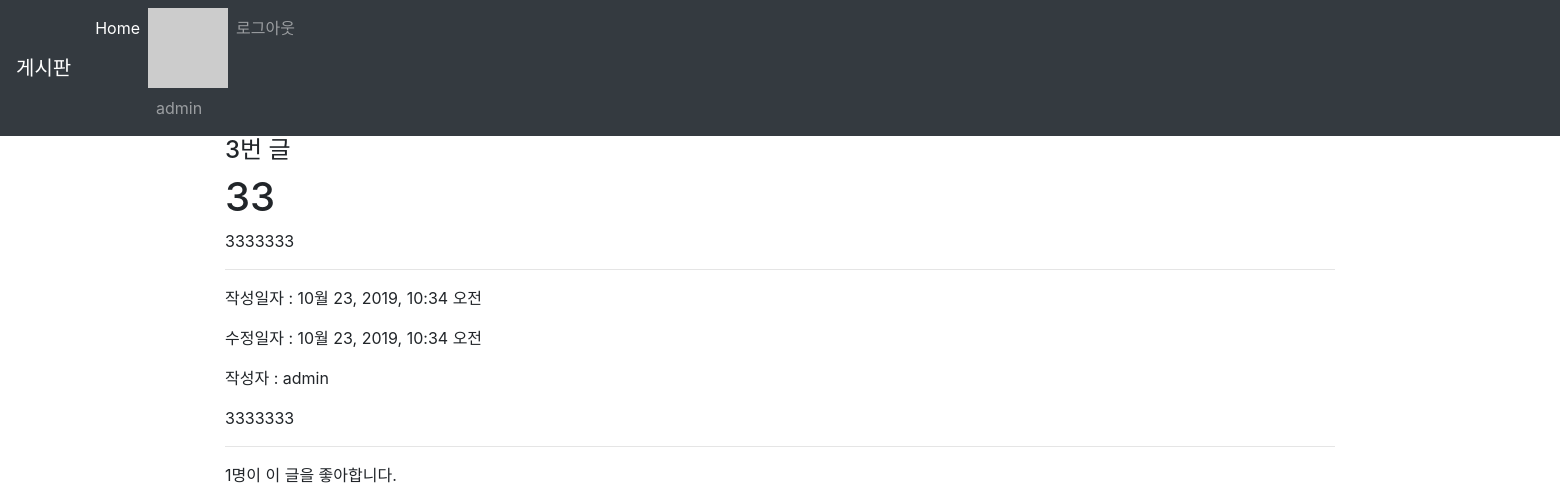
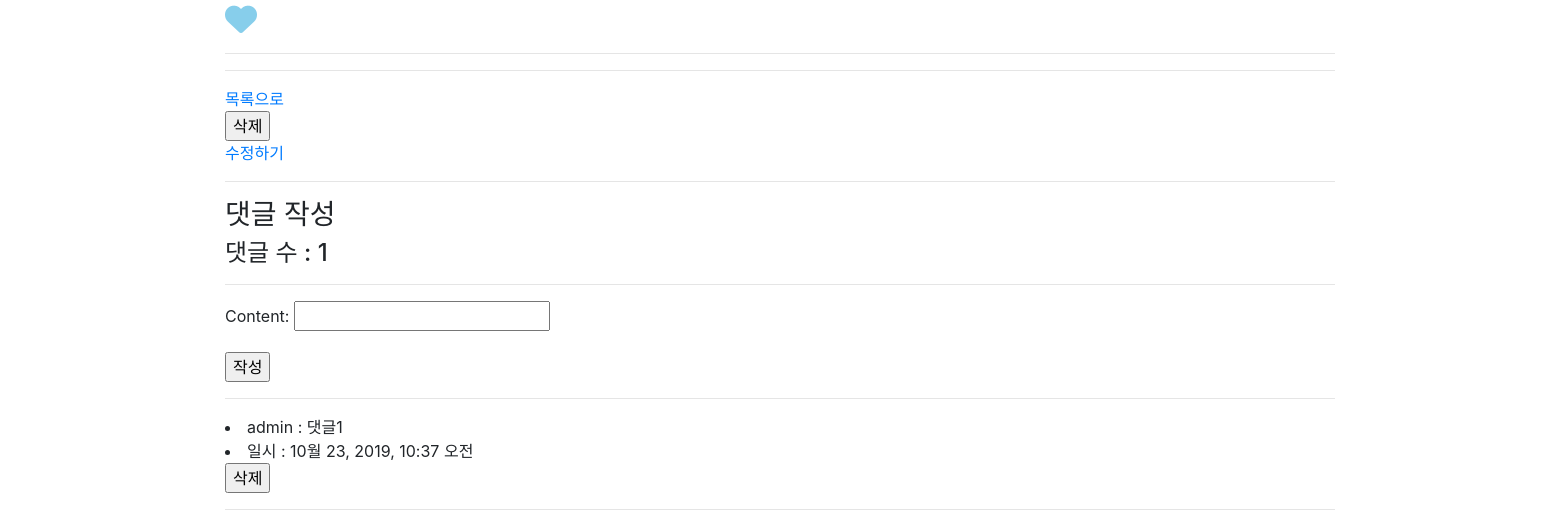
Page /articles/3/ (signed in) on the earlier database version (2 pictures, top to bottom).
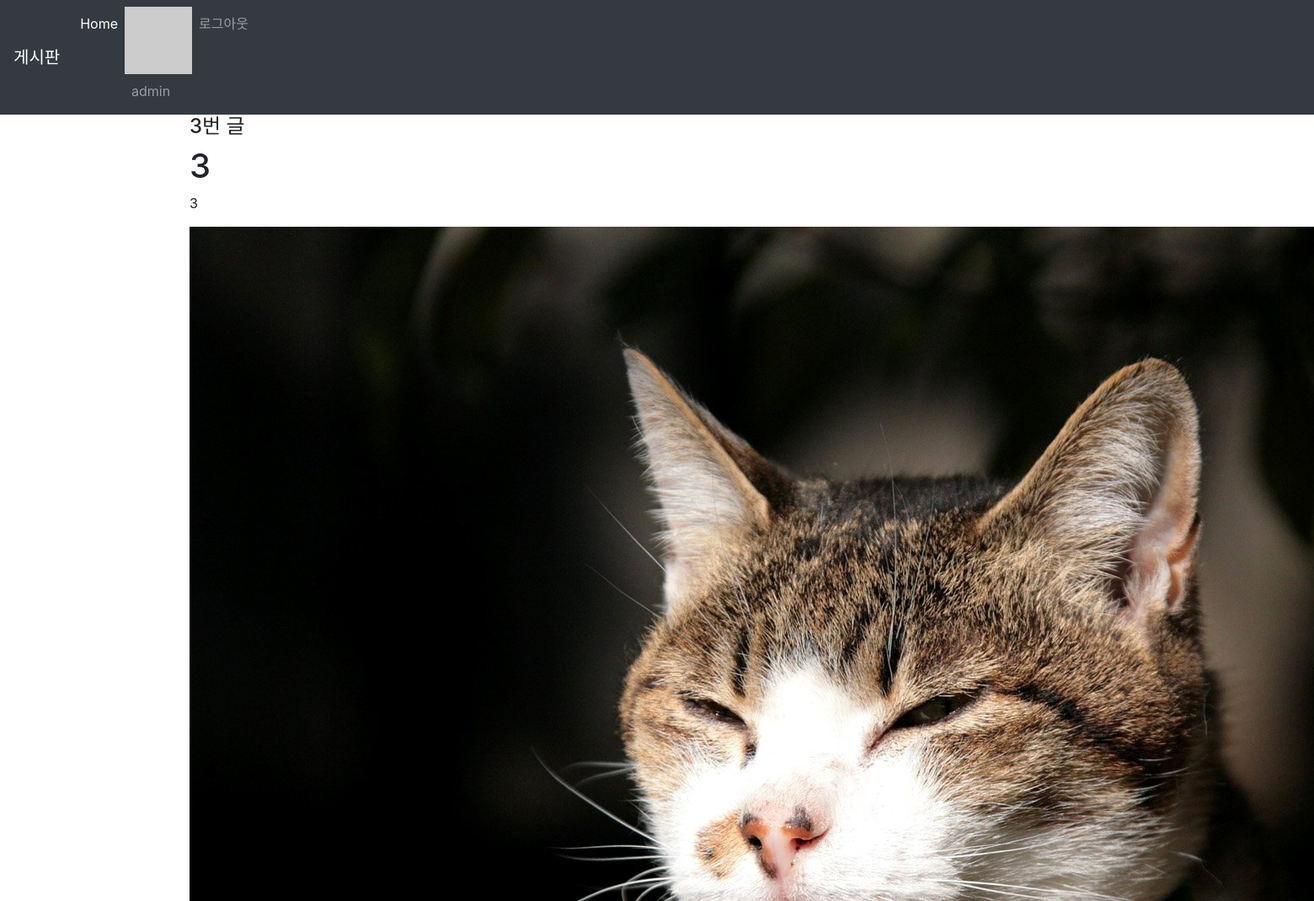
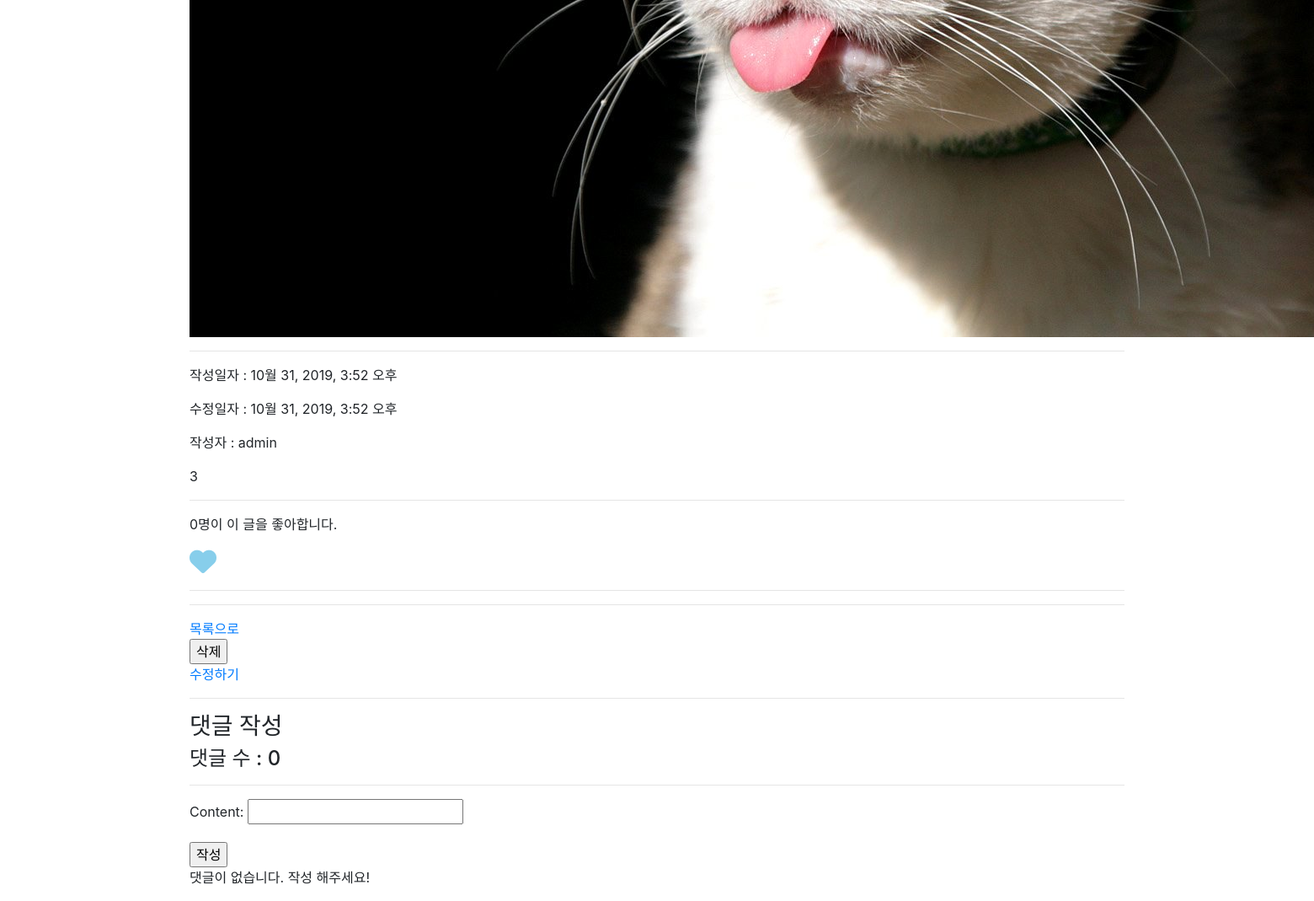
Same page on the later database version (2 pictures, top to bottom).
### articles/models.py (models this page shows, shortened)
class Article(models.Model):
   title = models.CharField(max_length=10)
   content = models.TextField()
   image = models.ImageField(blank=True)
   image_thumbnail = ProcessedImageField(
       blank=True,
       processors=[ResizeToFill(300, 300)],
       format='JPEG',
       options={'quality': 80}
   )
   created_at = models.DateTimeField(auto_now_add=True)
   updated_at = models.DateTimeField(auto_now=True)
   user = models.ForeignKey(settings.AUTH_USER_MODEL, on_delete=models.CASCADE)
   like_users = models.ManyToManyField(settings.AUTH_USER_MODEL, related_name='like_articles', blank=True)
   hashtags = models.ManyToManyField(HashTag, blank=True, related_name='articles')

class Comment(models.Model):
   content = models.CharField(max_length=140)
   created_at = models.DateTimeField(auto_now_add=True)
   article = models.ForeignKey(Article, on_delete=models.CASCADE)
   user = models.ForeignKey(settings.AUTH_USER_MODEL, on_delete=models.CASCADE)

### accounts/models.py (models this page shows)
class User(AbstractUser):
    followings = models.ManyToManyField(
                    settings.AUTH_USER_MODEL,
                    related_name='followers',
                    blank=True
                    )

### articles/views.py (the view)
# urls.py: path('<int:article_pk>/', views.detail, name='detail'),
def detail(request, article_pk):
    article = get_object_or_404(Article, pk=article_pk)
    comments = article.comment_set.all()
    comment_form = CommentForm()
    context = {
        'article': article,
        'comments': comments,
        'comment_form' : comment_form,
    }
    return render(request, 'articles/detail.html', context)

### articles/forms.py
class CommentForm(forms.ModelForm):
    class Meta:
        model = Comment
        fields = '__all__'
        exclude = ('article', 'user', )

### articles/templatetags/gravatar.py (called while the page is built)
@register.filter
def makehash(email):
    return 'https://www.gravatar.com/avatar/' + hashlib.md5(email.strip().lower().encode('utf-8')).hexdigest()

### articles/templatetags/hashtag.py (called while the page is built)
@register.filter
def make_link(article):
    content = article.content + ' '
    hashtags = article.hashtags.all()
    for hashtag in hashtags:
        content = re.sub(f'{hashtag.content}\\b',
        f'<a href="/hashtags/{hashtag.pk}/">{hashtag.content}</a> ',
        content)
    return content

### articles/templates/articles/detail.html (shortened to what this page needs)
{% extends 'articles/base.html' %}
{% load bootstrap4 %}
{% block body %}
<h4>{{ article.id }}번 글</h4>
<h1>{{ article.title }}</h1>
<p>{{ article.content }}</p>
{% if article.image %}
    <div><img src="{{ article.image.url }}" alt=""></div>
{% endif %}
<hr>
<p>작성일자 : {{ article.created_at }}</p>
<p>수정일자 : {{ article.updated_at }}</p>
<p>작성자 : {{ article.user }}</p>
{% load hashtag %}
<p>{{article|make_link|safe|linebreaksbr }}</p>
<hr>
<p><span id="like_cnt">{{ article.like_users.count }}</span>명이 이 글을 좋아합니다.</p>
    {% if user in article.like_users.all %}
    <i id = "like-button" data-id="{{ article.id }}" class="far fa-heart fa-2x" style="color:skyblue"></i>
    {% else %}
    <i id = "like-button" data-id="{{ article.id }}" class="fas fa-heart fa-2x" style="color:skyblue"></i>
    {% endif %}
<hr><hr>
<a href="{% url 'articles:index' %}">목록으로</a>
{% if article.user == request.user %}
    <form action="{% url 'articles:delete' article.pk %}" method="POST"
    onclick="return confirm('정말 삭제하시겠습니까?')">
        <input type="submit" value="삭제">
    </form>
    <a href="{% url 'articles:update' article.pk %}">수정하기</a>
{% endif %}
<hr>
<h3>댓글 작성 </h3>
<h4>댓글 수 : {{ comments.count }}</h4>
<hr>
{% if user.is_authenticated %}
    <form action="{% url 'articles:comment_create' article.pk %}" method="POST">
        {{ comment_form.as_p }}
        <input type="submit" value="작성">
    </form>
{% endif %}
{% for comment in article.comment_set.all %}
    <hr>
    <li>{{comment.user.username }} : {{ comment.content }}</li>
    <li>일시 : {{ comment.created_at }}</li>
    {% if comment.user == request.user %}
        <form action="{% url 'articles:comment_delete' article.pk comment.pk %}" method="POST"
        onclick="return confirm('정말 삭제하시겠습니까?')">
            <input type="submit" value="삭제">
        </form>
    {% endif %}
    <hr>
{% empty %}
    <p>댓글이 없습니다. 작성 해주세요!</p>
{% endfor %}
{% endblock %}

Differences in the rows shown:
removed Comment: user.username "admin", content "댓글1", created_at "10월 23, 2019, 10:37 오전"
changed Article "admin": title "33" → "3"; content "3333333" → "3"; image empty → "e.jpg" (drawn); image: picture added; created_at "10월 23, 2019, 10:34 오전" → "10월 31, 2019, 3:52 오후"; updated_at "10월 23, 2019, 10:34 오전" → "10월 31, 2019, 3:52 오후"; content+id "3333333" → "3"; like_users.count "1" → "0"; count "1" → "0"
Other differences:
text now shown: "댓글이 없습니다. 작성 해주세요!"
